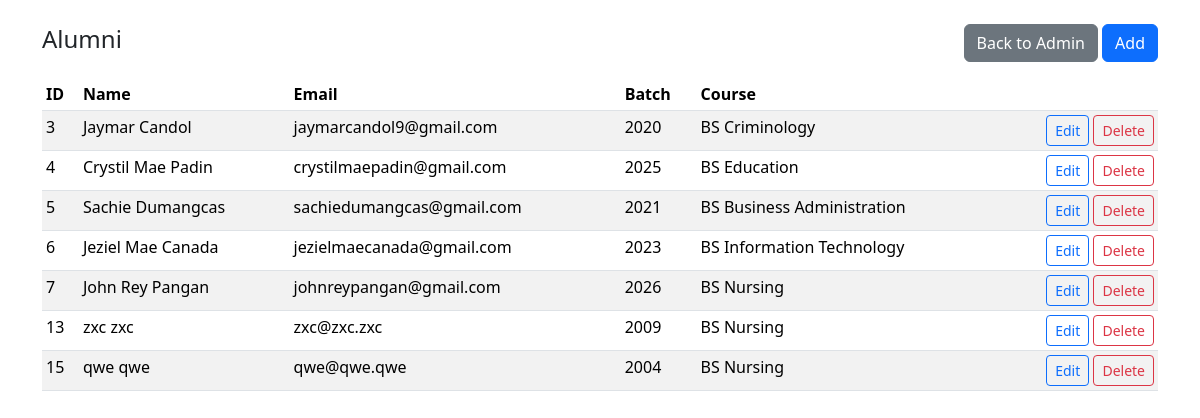
The app's page /alumni/index.php (signed in) with its own data.
### tables this page shows
CREATE TABLE `alumnus_bio` (
  `id` int(30) NOT NULL,
  `firstname` varchar(200) NOT NULL,
  `middlename` varchar(200) DEFAULT '',
  `lastname` varchar(200) NOT NULL,
  `gender` varchar(10) NOT NULL,
  `batch` year(4) NOT NULL,
  `course_id` int(30) NOT NULL,
  `email` varchar(250) NOT NULL,
  `contact` varchar(20) NOT NULL DEFAULT '',
  `address` varchar(255) NOT NULL DEFAULT '',
  `connected_to` text DEFAULT NULL,
  `avatar` text DEFAULT NULL,
  `status` tinyint(1) NOT NULL DEFAULT 0 COMMENT '0= Unverified, 1= Verified',
  `date_created` datetime NOT NULL DEFAULT current_timestamp()
);

CREATE TABLE `courses` (
  `id` int(30) NOT NULL,
  `course` varchar(200) NOT NULL,
  `about` text DEFAULT NULL,
  `image` varchar(255) DEFAULT NULL
);

### inc/auth.php (called while the page is built, shortened)
<?php
require_once __DIR__ . '/config.php';
function current_user(): ?array {
    return $_SESSION['user'] ?? null;
}

### inc/config.php (called while the page is built, shortened)
<?php
function e(string $s): string { return htmlspecialchars($s, ENT_QUOTES, 'UTF-8'); }

### alumni/index.php (the view, shortened to what this page needs)
<?php
require_once __DIR__ . '/../inc/config.php';
require_once __DIR__ . '/../inc/auth.php';
$pdo = get_pdo();
$rows = $pdo->query('SELECT a.id, a.firstname, a.lastname, a.email, a.batch, c.course FROM alumnus_bio a JOIN courses c ON c.id=a.course_id ORDER BY a.id')->fetchAll();
?>
<!doctype html>
<html lang="en">
<head>
  <link rel="stylesheet" href="https://cdn.jsdelivr.net/npm/bootstrap@5.3.3/dist/css/bootstrap.min.css">
</head>
<body>
  <div class="container py-4">
    <div class="d-flex justify-content-between align-items-center mb-3">
      <h1 class="h4">Alumni</h1>
      <div>
        <?php if ((current_user()['type'] ?? 3) === 1): ?>
          <a class="btn btn-secondary" href="/scratch/admin.php?page=alumni">Back to Admin</a>
          <a class="btn btn-primary" href="/scratch/alumni/new.php">Add</a>
        <?php else: ?>
          <a class="btn btn-secondary" href="/scratch/dashboard.php">Back</a>
        <?php endif; ?>
      </div>
    </div>
    <table class="table table-sm table-striped">
      <thead><tr><th>ID</th><th>Name</th><th>Email</th><th>Batch</th><th>Course</th><th></th></tr></thead>
      <tbody>
      <?php foreach ($rows as $r): ?>
        <tr>
          <td><?php echo (int)$r['id']; ?></td>
          <td><?php echo e($r['firstname'] . ' ' . $r['lastname']); ?></td>
          <td><?php echo e($r['email']); ?></td>
          <td><?php echo e((string)$r['batch']); ?></td>
          <td><?php echo e($r['course']); ?></td>
          <td class="text-end">
            <?php if ((current_user()['type'] ?? 3) === 1): ?>
              <a class="btn btn-sm btn-outline-primary" href="/scratch/alumni/edit.php?id=<?php echo (int)$r['id']; ?>">Edit</a>
              <a class="btn btn-sm btn-outline-danger" href="/scratch/alumni/delete.php?id=<?php echo (int)$r['id']; ?>" onclick="return confirm('Delete this record?')">Delete</a>
            <?php endif; ?>
          </td>
        </tr>
      <?php endforeach; ?>
      </tbody>
    </table>
  </div>
</body>
</html>

### records on screen
alumnus_bio: id "3", firstname+lastname "Jaymar Candol", email "jaymarcandol9@gmail.com", batch "2020", course.course "BS Criminology"
alumnus_bio: id "4", firstname+lastname "Crystil Mae Padin", email "crystilmaepadin@gmail.com", batch "2025", course.course "BS Education"
alumnus_bio: id "5", firstname+lastname "Sachie Dumangcas", email "sachiedumangcas@gmail.com", batch "2021", course.course "BS Business Administration"
alumnus_bio: id "6", firstname+lastname "Jeziel Mae Canada", email "jezielmaecanada@gmail.com", batch "2023", course.course "BS Information Technology"
alumnus_bio: id "7", firstname+lastname "John Rey Pangan", email "johnreypangan@gmail.com", batch "2026", course.course "BS Nursing"
alumnus_bio: id "13", firstname+lastname "zxc zxc", email "zxc@zxc.zxc", batch "2009", course.course "BS Nursing"
alumnus_bio: id "15", firstname+lastname "qwe qwe", email "qwe@qwe.qwe", batch "2004", course.course "BS Nursing"
